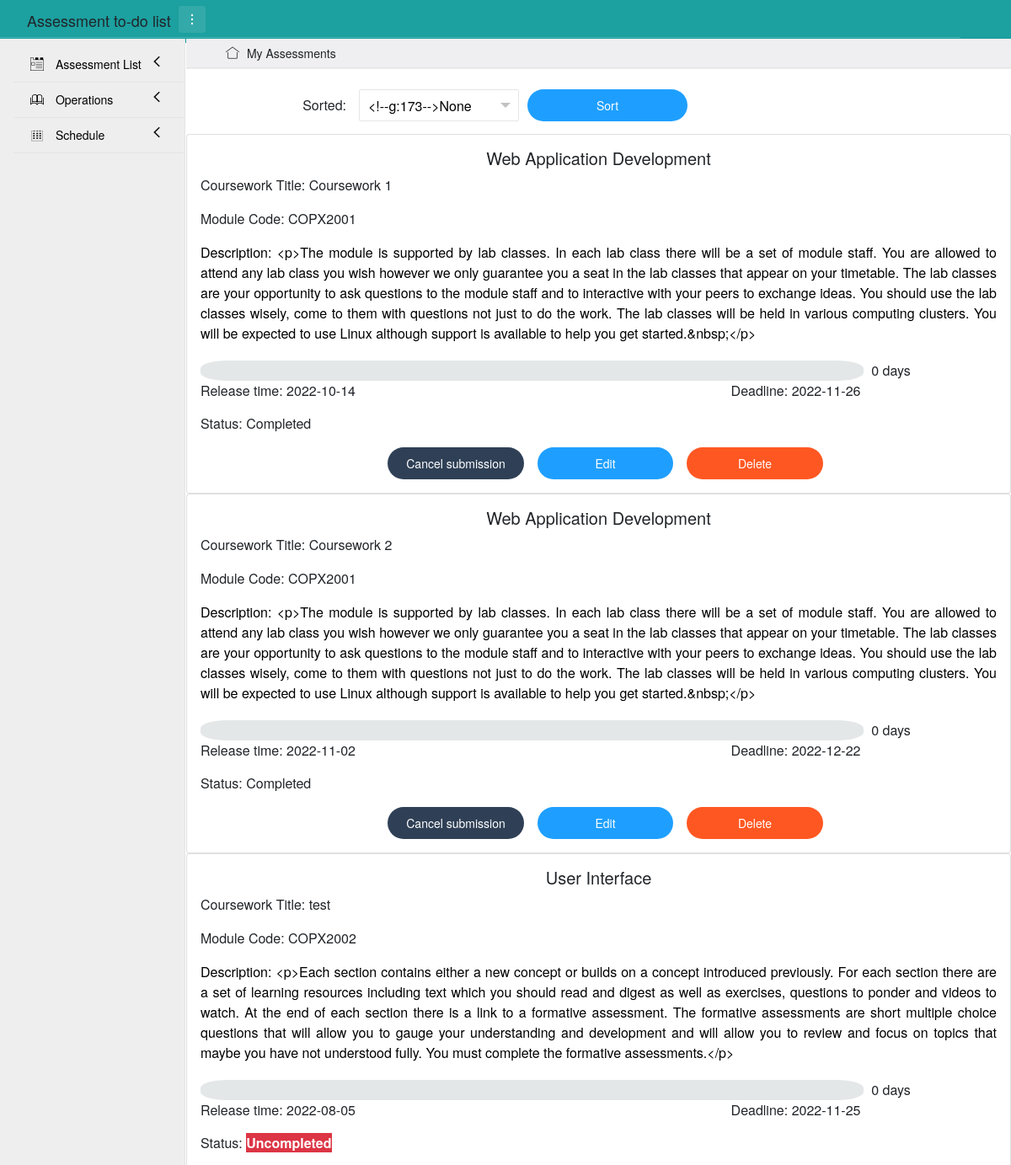
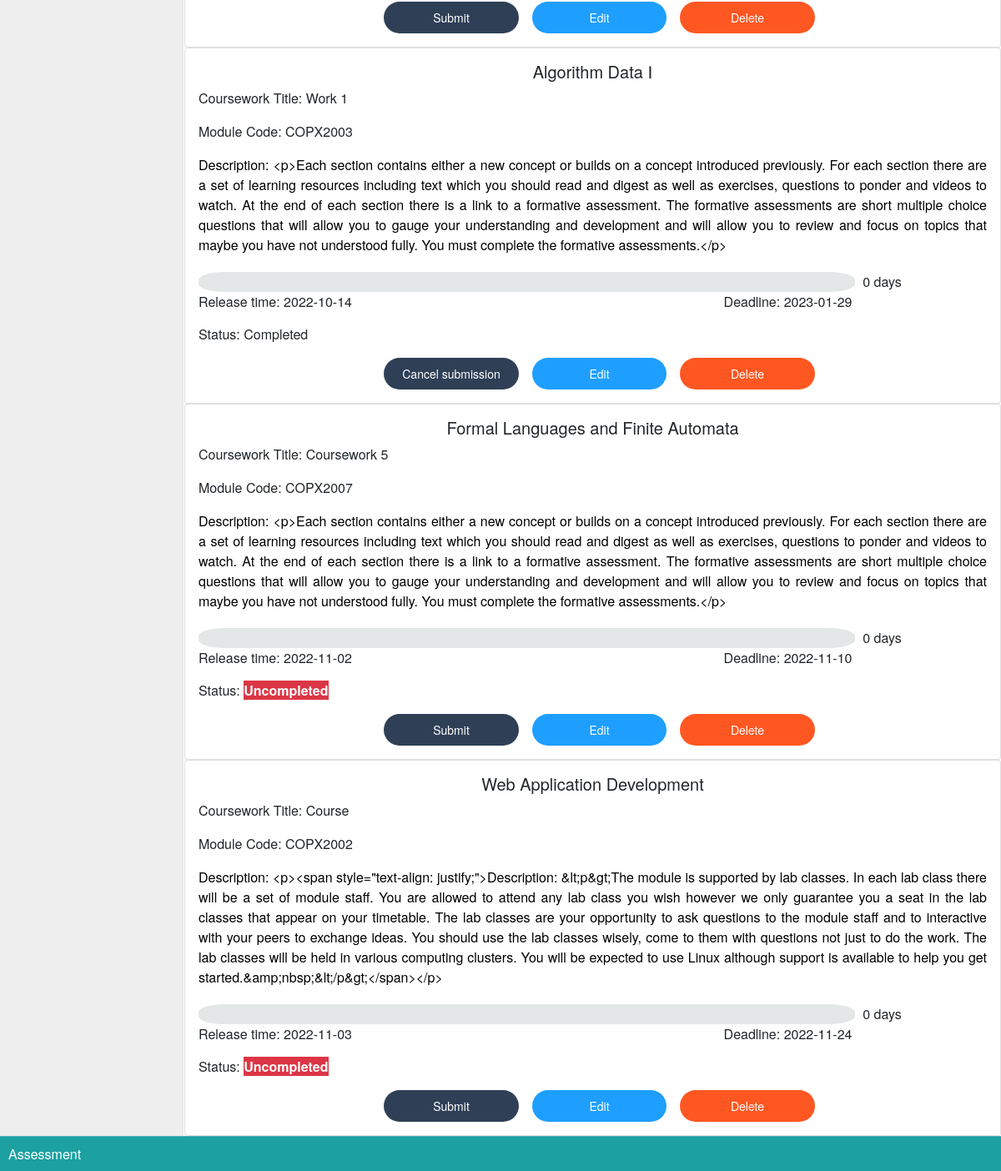
The page / on the database its author committed (2 pictures, top to bottom).
### app/models.py (models this page shows)
class Assessment(db.Model):
    __tablename__ = 'assessments'
    id = db.Column(db.Integer, primary_key=True)
    module = db.Column(db.String(100))
    title = db.Column(db.String(100))
    code = db.Column(db.String(10))
    release_day = db.Column(db.Date())      # the date that assessment begins
    deadline = db.Column(db.Date())
    description = db.Column(db.String(3000))
    status = db.Column(db.Boolean())    # there are two status, 1 is completed, 0 is uncompleted

### app/views.py (the view, shortened to what this page needs)
@app.route('/', methods=['GET', 'POST'])
def show():
    assessment = Assessment.query.all()
    assessment_list = wrap_assessment(assessment)
    form = SortForm()
    print(form.validate_on_submit())
    return render_template('show.html', assessments=assessment_list, PageTitle="All Assessments", form=form)

### app/forms.py
class SortForm(FlaskForm):
    method = SelectField('Sorted by', choices=[(0, "None"), (1, 'Module'), (2, 'Title'), (3, 'Release time'),
                                               (4, 'Deadline')], validators=[DataRequired()])
    submit = SubmitField('Sort')

### app/views.py (called while the page is built)
def wrap_assessment(assessment):
    curr_time = datetime.now()
    res = []
    for i in assessment:
        left_time = (i.deadline - curr_time.date()).days
        all_time = (i.deadline - i.release_day).days
        num = left_time * 10 / all_time
        if num <= 0:
            num = 0
        elif num <= 1:
            num = 1
        elif 9 <= num < 10:
            num = 9
        elif num == 10:
            num = 10
        else:
            num = int(round(num))
        day = []
        for j in range(10):
            if 9 - j < num:
                day.append(1)
            else:
                day.append(0)
        if left_time < 0:
            left_time = 0
        res.append([i, num, day, left_time])
    return res

### app/templates/show.html (shortened to what this page needs)
{% extends "base.html" %}
{% block content %}
    <br>
    <div class="layui-container">
        <div class="layui-row">
            {% if PageTitle == "All Assessments" %}
            <form method="post" name="show" class="layui-form">
                <div class="layui-form-item">
                    <label class="layui-form-label col-lg-2 col-md-3 layui-col-sm12">Sorted:</label>
                    <div id="block" class="layui-input-block layui-input-inline">
                    </div>
                    {{form.submit(class_="layui-btn layui-btn-radius layui-btn-normal layui-input-inline")}}
                </div>
            </form>
            {% endif %}
        </div>
    </div>
    <div class="row over" data-masonry='{"percentPosition": true }'>
        {% for assessment in assessments %}
        <div class="col-sm-12 col-lg-12 col-md-12 over">
            <div class="card">
                <div class="card-body">
                    <h5 class="card-title text-center">{{ assessment[0].module }}</h5>
                    <p class="card-text">Coursework Title: {{ assessment[0].title }}</p>
                    <p class="card-text">Module Code: {{ assessment[0].code }}</p>
                    <p class="card-text text-font">Description: {{ assessment[0].description }}</p>
                    <div class="card-text time-lable">
                        {% for k in assessment[2] %}
                        {% if k == 1 %}
                        {% if assessment[1] >= 7 %}
                        <div class="time1 col-1 ">&nbsp;</div>
                        {% elif assessment[1] >= 3 %}
                        <div class="time2 col-1 ">&nbsp;</div>
                        {% else %}
                        <div class="time3 col-1 ">&nbsp;</div>
                        {% endif %}
                        {% else %}
                        <div class="notime col-1 ">&nbsp;</div>
                        {% endif %}
                        {% endfor %}
                        <div class="col-2 left">&nbsp;&nbsp;{{assessment[3]}} days</div>
                        <div class="row">
                            <div class="col-4 left">Release time: {{ assessment[0].release_day }}</div>
                            <div class="col-2">&nbsp;</div>
                            <div class="col-4 right">Deadline: {{ assessment[0].deadline }}</div>
                        </div>
                    </div>
                    <p class="card-text">
                        Status:
                        {% if assessment[0].status == 0 %}
                        <strong class="btn-danger">Uncompleted</strong>
                        {% else %}
                        Completed
                        {% endif %}
                    </p>
                    <div class="row justify-content-center">
                        {% if assessment[0].status ==0 %}
                        <a href="{{url_for('mark', id=assessment[0].id, page = PageTitle)}}" id="but" class="layui-btn layui-btn-radius layui-bg-cyan card-link col-lg-2 col-md-3 col-sm-3">
                            Submit
                        </a>
                        {% else %}
                        <a href="{{url_for('mark', id=assessment[0].id, page = PageTitle)}}" id="butt" class="layui-btn layui-btn-radius layui-bg-cyan card-link col-lg-2 col-md-3 col-sm-3">
                            Cancel submission
                        </a>
                        {% endif %}
                        <a href="{{ url_for('edit', id=assessment[0].id, page = PageTitle) }}" class="layui-btn layui-btn-radius layui-btn-normal card-link col-lg-2 col-md-3 col-sm-3">
                            Edit
                        </a>
                        <a href="{{ url_for('delete', id=assessment[0].id, page = PageTitle) }}" class="layui-btn layui-btn-radius layui-btn-danger card-link col-lg-2 col-md-3 col-sm-3">
                            Delete
                        </a>
                    </div>
                </div>
            </div>
        </div>
        {% endfor %}
    </div>
{% endblock %}

### app/templates/base.html (shortened to what this page needs)
<!DOCTYPE html>
<html lang="en">
    <head>
        <link rel="stylesheet" href="../static/lib/css/xadmin.css">
        <link rel="stylesheet" href="../static/lib/css/font.css">
        <link rel="stylesheet" href="../static/lib/bootstrap/bootstrap.min.css">
        <link rel="stylesheet" href="../static/css/index.css">
    </head>
    <body>
        <div class="normalized-background">
            <nav class="container form-check-inline normalized-background">
                <div class="logo">
                    <a>Assessment to-do list</a>
                </div>
                <div class="left_open">
                    <i title="layout" class="layui-icon">&#xe671;</i>
                </div>
            </nav>
        </div>
        <div class="left-nav">
            <div id="side-nav">
                <ul id="nav">
                    <li>
                        <a class="set-a" href="javascript:;">
                            <i class="layui-icon">&#xe62a;</i>
                            <cite>Assessment List</cite>
                            <i class="iconfont nav_right">&#xe603;</i>
                        </a>
                    </li>
                    <li>
                        <a class="set-a" href="javascript:;">
                            <i class="layui-icon">&#xe705;</i>
                            <cite>Operations</cite>
                            <i class="iconfont nav_right">&#xe603;</i>
                        </a>
                    </li>
                    <li>
                        <a class="set-a" href="javascript:;">
                            <i class="layui-icon">&#xe637;</i>
                            <cite>Schedule</cite>
                            <i class="iconfont nav_right">&#xe603;</i>
                        </a>
                    </li>
                </ul>
            </div>
        </div>
        <div class="page-content over overflow-auto">
            <div class="layui-tab tab" lay-filter="xbs_tab over" lay-allowclose="false">
                <ul class="layui-tab-title">
                    <li class="home">
                        <i class="layui-icon">&#xe68e;</i>
                        My Assessments
                    </li>
                </ul>
                <div class="layui-tab-content over">
                    <div class="layui-tab-item layui-show  over">
                            {% block content %}{% endblock %}
                    </div>
                </div>
            </div>
        </div>
        <div class="footer normalized-background">
            <div class="copyright">Assessment</div>
        </div>
    </body>
</html>

### app/static/css/index.css (style rules this page uses)
.notime { background-color: #E4E7E7; float: left; color: #E4E7E7; }
ul#nav { padding-left: 1rem; }
.over { overflow-x: hidden; }
a { color: black; padding: 0; text-decoration: none; }
.iconfont { color: black; text-decoration: none; }
.normalized-background { background-color: #1CA0A0; }
.container { width: 100%; }
.text-font { color: black; text-align: justify; }
.left { float: left; text-align: left; }
.right { float: left; text-align: right; }
.time-lable { margin-top: 20px; margin-bottom: 15px; }
div.time1:nth-child(10), div.time2:nth-child(10), div.time3:nth-child(10), div.notime:nth-child(10) { border-radius: 0 40% 40% 0; }
div.time1:nth-child(1), div.time2:nth-child(1), div.time3:nth-child(1), div.notime:nth-child(1) { border-radius: 40% 0 0 40%; }
a#but, a#butt { margin-left: 1rem; }
div#block, div#block1, div#block2 { margin-left: 0; }

### rows shown on the page
Assessment: module "Web Application Development", title "Coursework 1", code "COPX2001", description "<p>The module is supported by lab classes. In each lab class there will be a set of module staff. You are allowed to attend any lab class you wish however we only guarantee you a seat in the lab classes that appear on your timetable. The lab classes are your opportunity to ask questions to the module staff and to interactive with your peers to exchange ideas. You should use the lab classes wisely, come to them with questions not just to do the work. The lab classes will be held in various computing clusters. You will be expected to use Linux although support is available to help you get started.&nbsp;</p>", assessment "0", release_day "2022-10-14", deadline "2022-11-26", status "Completed"
Assessment: module "Web Application Development", title "Coursework 2", code "COPX2001", description "<p>The module is supported by lab classes. In each lab class there will be a set of module staff. You are allowed to attend any lab class you wish however we only guarantee you a seat in the lab classes that appear on your timetable. The lab classes are your opportunity to ask questions to the module staff and to interactive with your peers to exchange ideas. You should use the lab classes wisely, come to them with questions not just to do the work. The lab classes will be held in various computing clusters. You will be expected to use Linux although support is available to help you get started.&nbsp;</p>", assessment "0", release_day "2022-11-02", deadline "2022-12-22", status "Completed"
Assessment: module "User Interface", title "test", code "COPX2002", description "<p>Each section contains either a new concept or builds on a concept introduced previously. For each section there are a set of learning resources including text which you should read and digest as well as exercises, questions to ponder and videos to watch. At the end of each section there is a link to a formative assessment. The formative assessments are short multiple choice questions that will allow you to gauge your understanding and development and will allow you to review and focus on topics that maybe you have not understood fully. You must complete the formative assessments.</p>", status "0", release_day "2022-08-05", deadline "2022-11-25", shows "Uncompleted"
Assessment: module "Algorithm Data Ⅰ", title "Work 1", code "COPX2003", description "<p>Each section contains either a new concept or builds on a concept introduced previously. For each section there are a set of learning resources including text which you should read and digest as well as exercises, questions to ponder and videos to watch. At the end of each section there is a link to a formative assessment. The formative assessments are short multiple choice questions that will allow you to gauge your understanding and development and will allow you to review and focus on topics that maybe you have not understood fully. You must complete the formative assessments.</p>", assessment "0", release_day "2022-10-14", deadline "2023-01-29", status "Completed"
Assessment: module "Formal Languages and Finite Automata", title "Coursework 5", code "COPX2007", description "<p>Each section contains either a new concept or builds on a concept introduced previously. For each section there are a set of learning resources including text which you should read and digest as well as exercises, questions to ponder and videos to watch. At the end of each section there is a link to a formative assessment. The formative assessments are short multiple choice questions that will allow you to gauge your understanding and development and will allow you to review and focus on topics that maybe you have not understood fully. You must complete the formative assessments.</p>", status "0", release_day "2022-11-02", deadline "2022-11-10", shows "Uncompleted"
Assessment: module "Web Application Development", title "Course", code "COPX2002", description "<p><span style=\"text-align: justify;\">Description: &lt;p&gt;The module is supported by lab classes. In each lab class there will be a set of module staff. You are allowed to attend any lab class you wish however we only guarantee you a seat in the lab classes that appear on your timetable. The lab classes are your opportunity to ask questions to the module staff and to interactive with your peers to exchange ideas. You should use the lab classes wisely, come to them with questions not just to do the work. The lab classes will be held in various computing clusters. You will be expected to use Linux although support is available to help you get started.&amp;nbsp;&lt;/p&gt;</span></p>", status "0", release_day "2022-11-03", deadline "2022-11-24", shows "Uncompleted"
